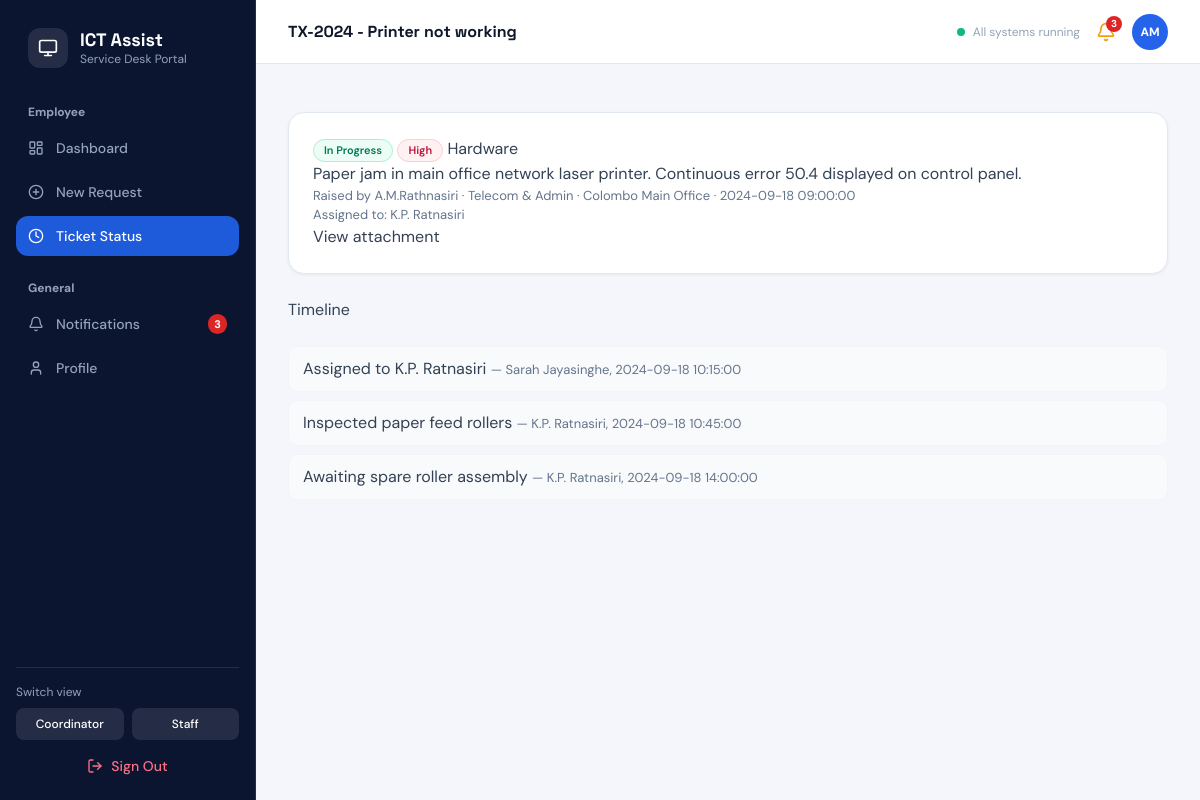
The app's page /ticket.php?id=2024 (signed in) with its own data.
### tables this page shows
CREATE TABLE ticket_updates (
  id         INT UNSIGNED AUTO_INCREMENT PRIMARY KEY,
  ticket_id  INT UNSIGNED NOT NULL,
  author_id  INT UNSIGNED NULL,
  note       VARCHAR(500) NOT NULL,
  new_status ENUM('Pending','In Progress','Resolved') NULL,
  created_at DATETIME NOT NULL DEFAULT CURRENT_TIMESTAMP,
  CONSTRAINT fk_tu_ticket FOREIGN KEY (ticket_id) REFERENCES tickets(id) ON DELETE CASCADE,
  CONSTRAINT fk_tu_author FOREIGN KEY (author_id) REFERENCES users(id)   ON DELETE SET NULL,
  INDEX idx_tu_ticket (ticket_id)
);

CREATE TABLE users (
  id            INT UNSIGNED AUTO_INCREMENT PRIMARY KEY,
  name          VARCHAR(100) NOT NULL,             
  full_name     VARCHAR(150) NOT NULL,
  email         VARCHAR(150) NOT NULL UNIQUE,
  password_hash VARCHAR(255) NOT NULL,
  role          ENUM('employee','coordinator','staff') NOT NULL,
  role_title    VARCHAR(100) NULL,
  department_id INT UNSIGNED NULL,
  branch_id     INT UNSIGNED NULL,
  phone         VARCHAR(30)  NULL,
  avatar        VARCHAR(5)   NULL,                 
  is_active     TINYINT(1) NOT NULL DEFAULT 1,
  created_at    TIMESTAMP NOT NULL DEFAULT CURRENT_TIMESTAMP,
  CONSTRAINT fk_users_dept   FOREIGN KEY (department_id) REFERENCES departments(id) ON DELETE SET NULL,
  CONSTRAINT fk_users_branch FOREIGN KEY (branch_id)     REFERENCES branches(id)    ON DELETE SET NULL,
  INDEX idx_users_role (role)
);

### ticket.php (the view, shortened to what this page needs)
<?php require 'config.php'; need(); check(); $u = me(); $id = (int)($_GET['id'] ?? 0);
$t = q("SELECT v.*, t.created_by uid, t.assigned_tech_id FROM v_tickets v JOIN tickets t ON t.id=v.id WHERE v.id=?", [$id])->fetch();
$log = q("SELECT tu.*, u.name FROM ticket_updates tu LEFT JOIN users u ON u.id=tu.author_id WHERE ticket_id=? ORDER BY tu.id", [$id])->fetchAll();
head($t['ticket_no'].' - '.$t['title']); ?>
<div class="card">
  <p><?= badge($t['status']) ?> <?= badge($t['priority']) ?> <?= e($t['category']) ?></p>
  <p><?= nl2br(e($t['description'])) ?></p>
  <p class="muted">Raised by <?= e($t['created_by']) ?> · <?= e($t['department']) ?> · <?= e($t['branch']) ?> · <?= e($t['created_at']) ?><br>Assigned to: <?= e($t['assigned_to'] ?: 'Not assigned') ?></p>
  <?php if ($t['attachment']) echo '<p><a href="uploads/'.e($t['attachment']).'" target="_blank">View attachment</a></p>'; ?>
</div>
<h2>Timeline</h2><ul class="log"><?php foreach ($log as $l) echo '<li>'.e($l['note']).' <span class="muted">— '.e($l['name'] ?: 'System').', '.e($l['created_at']).'</span></li>'; ?></ul>

### assets/style.css (style rules this page uses)
* { box-sizing:border-box }
body { margin:0;font-family:ui-sans-serif,system-ui,-apple-system,BlinkMacSystemFont,Segoe UI,Roboto,sans-serif; }
.card { background:#fff;border-radius:1rem;padding:1.5rem;margin:1rem 0;box-shadow:0 1px 3px 0 rgba(0,0,0,0.05);border:1px solid #e2e8f0; }
.muted { color:#64748b;font-size:0.8125rem; }
.log li { margin:0.5rem 0;padding:0.625rem 0.875rem;background:#f8fafc;border-radius:0.625rem;border:1px solid #f1f5f9; }

### records on screen
ticket_updates: note "Assigned to K.P. Ratnasiri", author.name "Sarah Jayasinghe", created_at "2024-09-18 10:15:00"
ticket_updates: note "Inspected paper feed rollers", author.name "K.P. Ratnasiri", created_at "2024-09-18 10:45:00"
ticket_updates: note "Awaiting spare roller assembly", author.name "K.P. Ratnasiri", created_at "2024-09-18 14:00:00"

### other values on screen
$portalSubtitle "Service Desk Portal"
$roleDisplay "Employee"
$n "3"
$t "TX-2024 - Printer not working"
$initials "AM"
$s "In Progress High"
$t['category'] "Hardware"
$t['description'] "Paper jam in main office network laser printer. Continuous error 50.4 displayed on control panel."
$t['created_by'] "A.M.Rathnasiri"
$t['department'] "Telecom & Admin"
$t['branch'] "Colombo Main Office"
$t['created_at'] "2024-09-18 09:00:00"
$t['assigned_to'] ?: 'Not assigned' "K.P. Ratnasiri"
